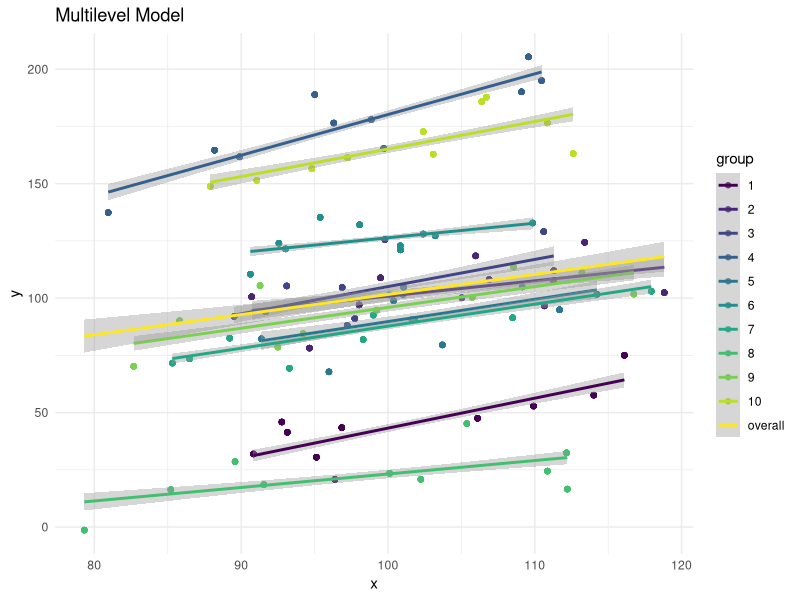
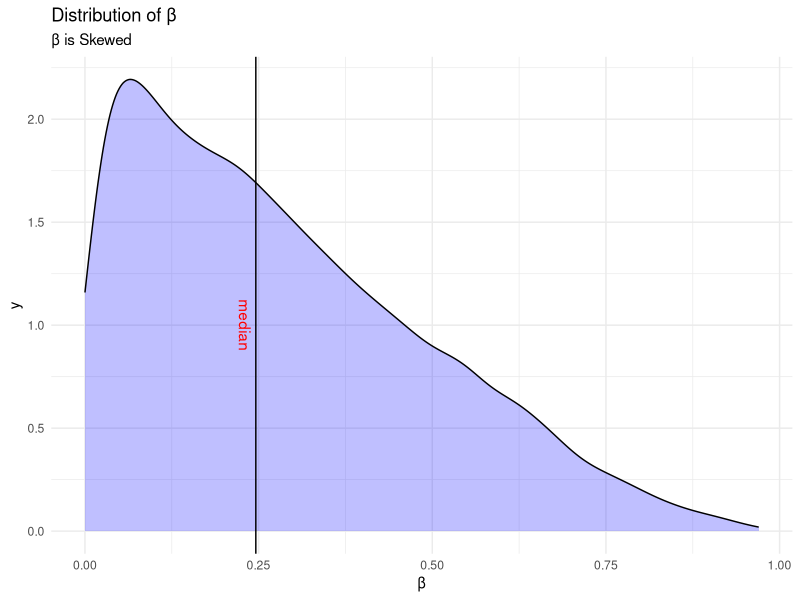
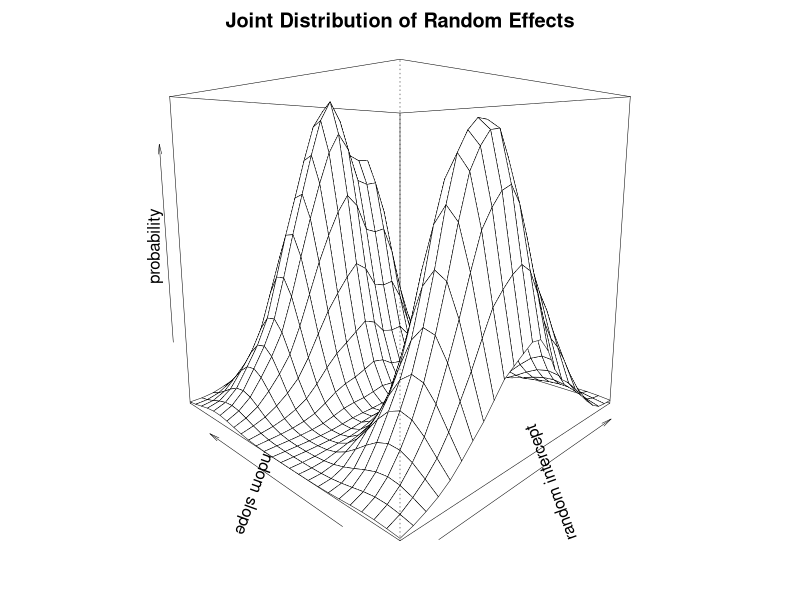
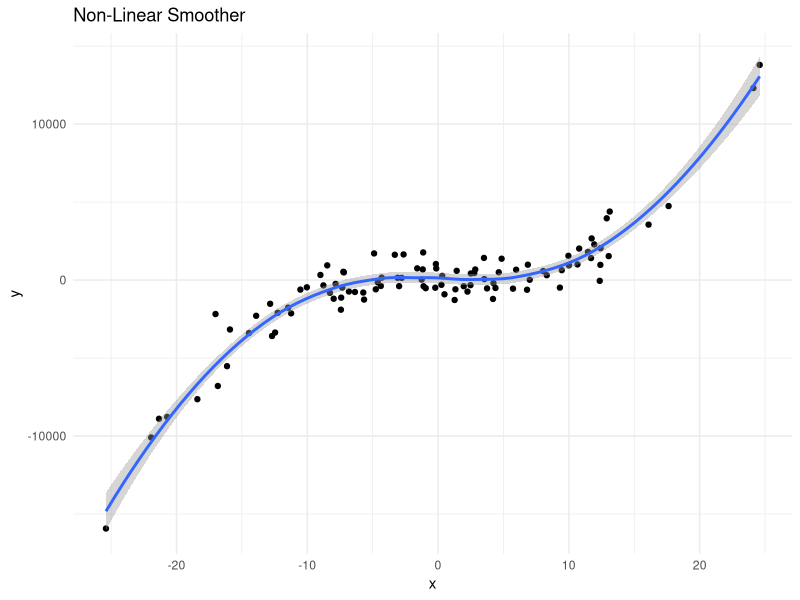

The R script that drew these images, in order: (Note: this script raises an error after producing the figures.)
## ---- chunk 1

# library(tint)

# invalidate cache when the package version changes

knitr::opts_chunk$set(tidy = FALSE, 
                      # cache.extra = packageVersion('tint'),
                      echo = FALSE,
                      warning = FALSE,
                      message = FALSE,
                      fig.margin = TRUE)

options(htmltools.dir.version = FALSE)

library(MASS)

library(ggplot2)

library(ggthemes)

## ---- chunk 2

N1 <- 100 # L1 sample size

N2 <- 10 # L2 sample size

x <- rnorm(N1, 100, 10)

e <- rnorm(N1, 0, 10)

u0 <- rnorm(N2, 0, .5)

u0 <- rep(u0, 10, each = 10)

u1 <- rnorm(N2, 0, .5)

u1 <- rep(u1, 10, each = 10)

group <- rep(seq(1,10), each = 10)

group <- factor(group)

y <- x + e + u0 + u1 * x # regression relationship

mydata <- data.frame(x, e, u0, u1, y, group)

library(ggplot2)

ggplot(data = mydata,
       aes(x = x,
           y = y)) +
  geom_point(aes(color = group)) +
  geom_smooth(aes(color = group), method = "lm") +
  geom_smooth(aes(color="overall"),
              method = "lm") +
  theme_minimal() +
  scale_color_viridis_d() +
  labs(title = "Multilevel Model")

## ---- chunk 3

beta1 <- rbeta(10000, 1.0, 2.5)

ggplot(data = NULL,
       aes(x = beta1)) + 
  geom_density(fill="blue", alpha = .25) +
  geom_vline(xintercept = median(beta1)) +
  geom_text(aes(x=median(beta1), 
                label="\nmedian", y = 1), 
            colour="red", 
            angle= -90) +
  theme_minimal() + 
  labs(title = "Distribution of \u03b2",
       subtitle = "\u03b2 is Skewed",
       x = "\u03b2") 

## ---- chunk 4

# inspired by a coding approach at
# https://stackoverflow.com/questions/11530010/how-to-simulate-bimodal-distribution

# u0

u0 <- rnorm(1000, 0.5, 2)

# u1

u1a <- rnorm(1000, 0, .1)

u1b <- rnorm(1000, 1, .1)

flag <- rbinom(1000, size=1, prob=.5)

u1 <- u1a * (1 - flag) + u1b * flag 

# density plot

mydensity <- kde2d(u0, u1)

par(mar = rep(2, 4)) # adjust margins

persp(mydensity,
      theta = -45,
      phi = 10,
      main = "Joint Distribution of Random Effects",
      xlab = "random intercept",
      ylab = "random slope",
      zlab = "probability",
      lwd = .5)

# pairs(data.frame(beta1,beta2))

# library(GGally)
# 
# ggpairs(data.frame(beta1,beta2),
#         lower = list(continuous = "density"))

## ---- chunk 5

# options(scipen = 999)

x <- rnorm(100, 0, 10)

e <- rnorm(100, 0, 1000)

y <- x^3 + e

ggplot(data=NULL,
       aes(x = x,
           y = y)) + 
  geom_point() + 
  geom_smooth() +
  labs(title = "Non-Linear Smoother") +
  theme_minimal()

## ---- chunk 6

# print a reference header when not HTML5

if(knitr::opts_knit$get("rmarkdown.pandoc.to") != "html5") {
  
  cat("# References")
  
}

